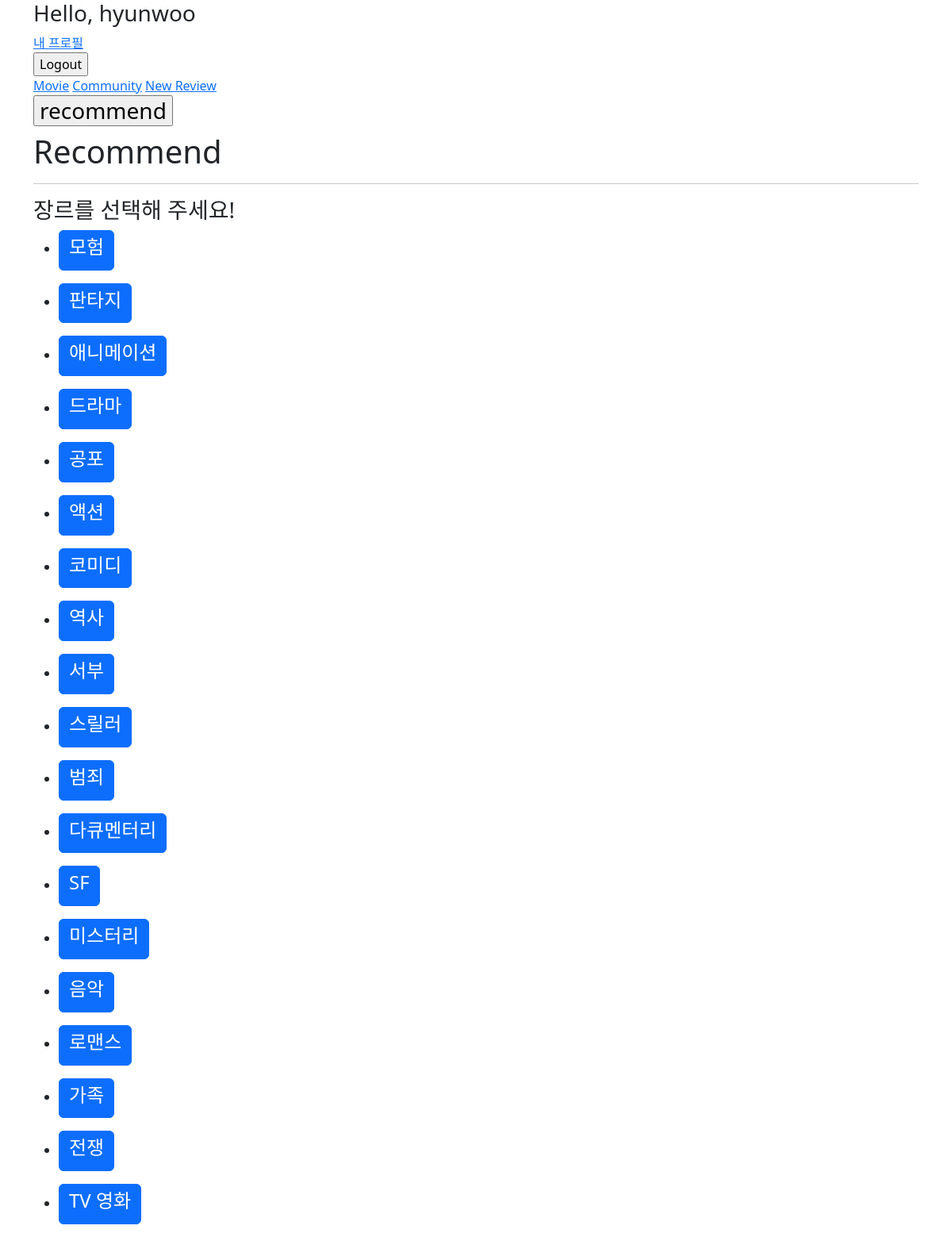
/movies/recommend/ (signed in), run on the app's committed database.
### movies/models.py (models this page shows)
class Genre(models.Model):
    name = models.CharField(max_length=50)

### movies/views.py (the view)
# urls.py: path('recommend/', views.recommend, name='recommend'),
@require_safe
def recommend(request):
    genres = Genre.objects.all()
    context = {
        'genres' : genres,
        }
    return render(request, 'movies/recommend.html', context)

### movies/templates/movies/recommend.html
{% extends 'base.html' %}
{% block content %}
  <h1>Recommend</h1>
  <hr>
  <h3>장르를 선택해 주세요!</h3>
  {% for genre in genres %}
  <ul>
    <li> <a href="{% url 'movies:recommended' genre.pk %}"><button class=" btn btn-primary"><h4>{{genre.name}}</h4></button></a></li>
  </ul>
  {% endfor %}
{% endblock %}

### templates/base.html (shortened to what this page needs)
<!DOCTYPE html>
<html lang="en">
<head>
  <link href="https://cdn.jsdelivr.net/npm/bootstrap@5.2.0-beta1/dist/css/bootstrap.min.css" rel="stylesheet">
</head>
<body>
  <div class="container">
    <nav>
      {% if user.is_authenticated %}
      <h3>Hello, {{ user.username }}</h3>
      <a href="{% url 'accounts:profile' user %}">내 프로필</a>
      <form action="{% url 'accounts:logout' %}" method="POST">
        <input type="submit" value="Logout">
      </form>
      <a href="{% url 'movies:index'%}">Movie</a>
      <a href="{% url 'community:index'%}">Community</a>
      <a href="{% url 'community:create'%}">New Review</a>
      {% else %}
      <a href="{% url 'accounts:signup' %}">Signup</a>
      <a href="{% url 'accounts:login' %}">Login</a>
      {% endif %}
      <br>
      <h3><a href="{% url 'movies:recommend'%}"><input type="submit" value="recommend"></a></h3>
    </nav>
    {% block content %}
    {% endblock content %}
  </div>
</body>
</html>

### data on the page
Genre: name "모험"
Genre: name "판타지"
Genre: name "애니메이션"
Genre: name "드라마"
Genre: name "공포"
Genre: name "액션"
Genre: name "코미디"
Genre: name "역사"
Genre: name "서부"
Genre: name "스릴러"
Genre: name "범죄"
Genre: name "다큐멘터리"
Genre: name "SF"
Genre: name "미스터리"
Genre: name "음악"
Genre: name "로맨스"
Genre: name "가족"
Genre: name "전쟁"
Genre: name "TV 영화"
